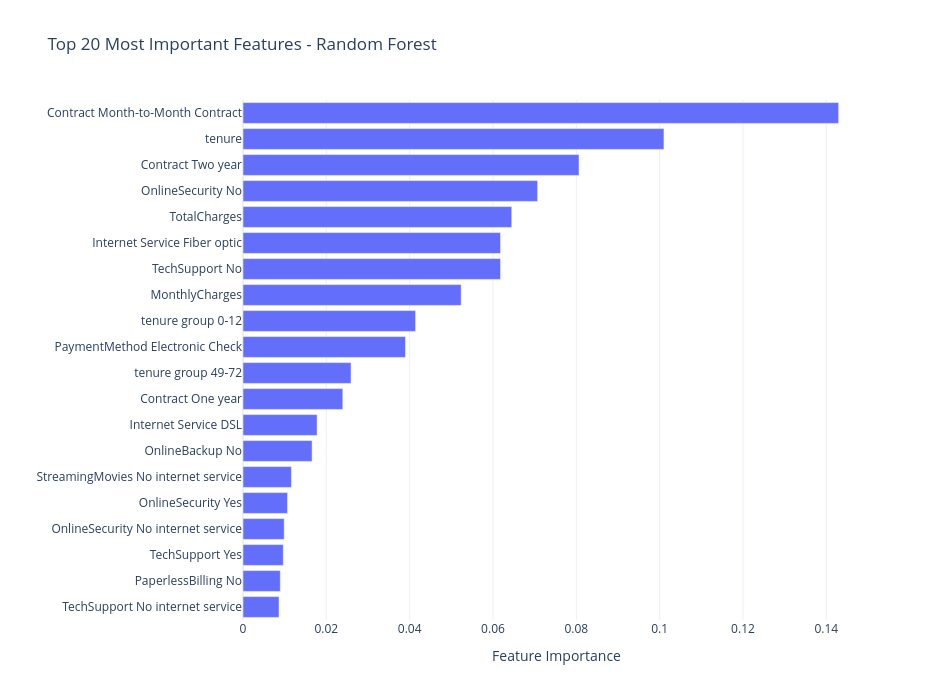

Notebook code for this chart:
### Code cell
importance_df["Feature"] = (
    importance_df["Feature"]
    .str.replace("categorical__", "", regex=False)
    .str.replace("numerical__", "", regex=False)
    .str.replace("InternetService", "Internet Service")
    .str.replace("Month-to-month", "Month-to-Month Contract")
    .str.replace("Electronic check", "Electronic Check")
    .str.replace("_", " ")
)

top_features = importance_df.head(20)

fig = px.bar(
    top_features.sort_values("Importance"),
    x="Importance",
    y="Feature",
    orientation="h",
    title="Top 20 Most Important Features - Random Forest",
    template="plotly_white"
)

fig.update_layout(
    width=950,
    height=700,
    yaxis_title="",
    xaxis_title="Feature Importance"
)

fig.show()

### Figure 1 — Plotly figure (JSON) as saved in the notebook; plotly's stock layout.template omitted (floating-point values rounded to 4 significant figures)
{"data": [{"hovertemplate": "Importance=%{x}<br>Feature=%{y}<extra></extra>", "legendgroup": "", "marker": {"color": "#636efa", "pattern": {"shape": ""}}, "name": "", "orientation": "h", "showlegend": false, "textposition": "auto", "type": "bar", "x": [0.008647, 0.008955, 0.009672, 0.009886, 0.01069, 0.01163, 0.01659, 0.01779, 0.02395, 0.02593, 0.039, 0.04142, 0.05236, 0.06181, 0.06181, 0.0645, 0.07072, 0.08064, 0.101, 0.143], "xaxis": "x", "y": ["TechSupport No internet service", "PaperlessBilling No", "TechSupport Yes", "OnlineSecurity No internet service", "OnlineSecurity Yes", "StreamingMovies No internet service", "OnlineBackup No", "Internet Service DSL", "Contract One year", "tenure group 49-72", "PaymentMethod Electronic Check", "tenure group 0-12", "MonthlyCharges", "TechSupport No", "Internet Service Fiber optic", "TotalCharges", "OnlineSecurity No", "Contract Two year", "tenure", "Contract Month-to-Month Contract"], "yaxis": "y"}], "layout": {"barmode": "relative", "height": 700, "legend": {"tracegroupgap": 0}, "title": {"text": "Top 20 Most Important Features - Random Forest"}, "width": 950, "xaxis": {"anchor": "y", "domain": [0, 1], "title": {"text": "Feature Importance"}}, "yaxis": {"anchor": "x", "domain": [0, 1], "title": {"text": ""}}}}
